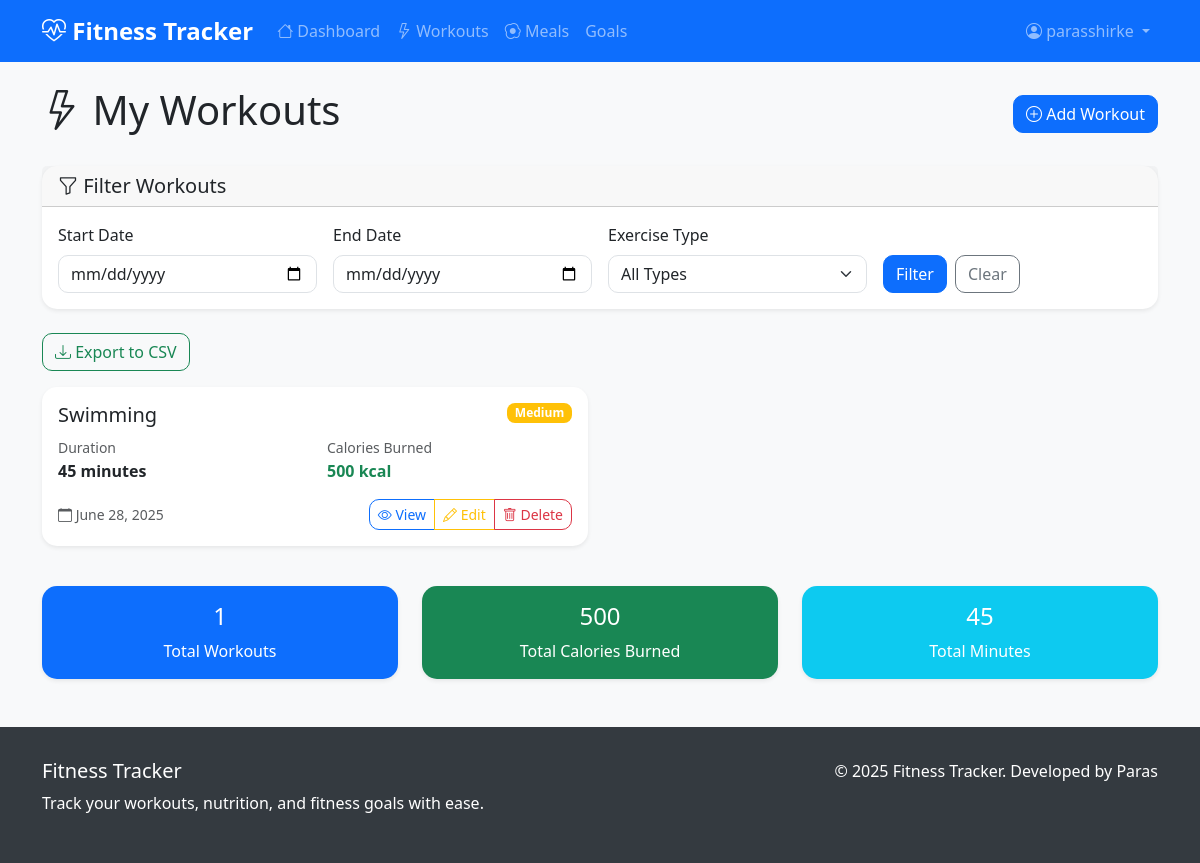
The app's page /workouts (signed in) with its own data.
### models/user.py (models this page shows, shortened)
class User(UserMixin, db.Model):
    __tablename__ = 'users'
    id = db.Column(db.Integer, primary_key=True)
    username = db.Column(db.String(80), unique=True, nullable=False)
    email = db.Column(db.String(120), unique=True, nullable=False)
    password_hash = db.Column(db.String(255), nullable=False)
    first_name = db.Column(db.String(50), nullable=True)
    last_name = db.Column(db.String(50), nullable=True)
    age = db.Column(db.Integer, nullable=True)
    weight = db.Column(db.Float, nullable=True)  # in kg
    height = db.Column(db.Float, nullable=True)  # in cm
    gender = db.Column(db.String(20), nullable=True)
    activity_level = db.Column(db.String(50), nullable=True)
    created_at = db.Column(db.DateTime, default=datetime.utcnow)
    updated_at = db.Column(db.DateTime, default=datetime.utcnow, onupdate=datetime.utcnow)
    workouts = db.relationship('Workout', backref='user', lazy=True, cascade='all, delete-orphan')
    meals = db.relationship('Meal', backref='user', lazy=True, cascade='all, delete-orphan')
    goals = db.relationship('Goal', backref='user', lazy=True, cascade='all, delete-orphan')

### models/workout.py (models this page shows, shortened)
class Workout(db.Model):
    __tablename__ = 'workouts'
    id = db.Column(db.Integer, primary_key=True)
    user_id = db.Column(db.Integer, db.ForeignKey('users.id'), nullable=False)
    exercise_type = db.Column(db.String(100), nullable=False)  # e.g., "Running", "Weight Training"
    duration = db.Column(db.Integer, nullable=False)  # Duration in minutes
    intensity = db.Column(db.String(20), nullable=False)  # "Low", "Medium", "High"
    calories = db.Column(db.Integer, nullable=False)  # Calories burned
    notes = db.Column(db.Text)  # Optional notes about the workout
    date = db.Column(db.DateTime, nullable=False, default=datetime.utcnow)
    created_at = db.Column(db.DateTime, default=datetime.utcnow)
    updated_at = db.Column(db.DateTime, default=datetime.utcnow, onupdate=datetime.utcnow)
    @staticmethod
    def get_exercise_types():
        return [
            'Running', 'Walking', 'Cycling', 'Swimming', 'Weight Training',
            'Yoga', 'Pilates', 'HIIT', 'CrossFit', 'Basketball', 'Soccer',
            'Tennis', 'Golf', 'Hiking', 'Dancing', 'Boxing', 'Martial Arts',
            'Rowing', 'Elliptical', 'Stair Climber', 'Other'
        ]

### blueprints/workout.py (the view)
@workout.route('/workouts')
@login_required
def index():
    start_date = request.args.get('start_date')
    end_date = request.args.get('end_date')
    exercise_type = request.args.get('exercise_type')
    query = Workout.query.filter(Workout.user_id == current_user.id)
    if start_date:
        try:
            start_date_obj = datetime.strptime(start_date, '%Y-%m-%d')
            query = query.filter(Workout.date >= start_date_obj)
        except ValueError:
            pass
    if end_date:
        try:
            end_date_obj = datetime.strptime(end_date, '%Y-%m-%d')
            query = query.filter(Workout.date <= end_date_obj)
        except ValueError:
            pass
    if exercise_type and exercise_type != '':
        query = query.filter(Workout.exercise_type == exercise_type)
    workouts = query.order_by(Workout.date.desc()).all()
    form = FilterForm()
    form.exercise_type.choices = [('', 'All Types')] + [(t, t) for t in Workout.get_exercise_types()]
    return render_template('workout/index.html', workouts=workouts, form=form)

### forms.py
class FilterForm(FlaskForm):
    start_date = DateField('Start Date', validators=[Optional()])
    end_date = DateField('End Date', validators=[Optional()])
    exercise_type = SelectField('Exercise Type', validators=[Optional()], choices=[('', 'All Types')])
    meal_type = SelectField('Meal Type', validators=[Optional()], choices=[('', 'All Meals')])
    submit = SubmitField('Filter')

### templates/workout/index.html (shortened to what this page needs)
{% extends "base.html" %}
{% block content %}
<div class="d-flex justify-content-between align-items-center mb-4">
    <h1><i class="bi bi-lightning"></i> My Workouts</h1>
    <a href="{{ url_for('workout.new') }}" class="btn btn-primary">
        <i class="bi bi-plus-circle"></i> Add Workout
    </a>
</div>
<div class="card mb-4">
    <div class="card-header">
        <h5 class="mb-0"><i class="bi bi-funnel"></i> Filter Workouts</h5>
    </div>
    <div class="card-body">
        <form method="GET" class="row g-3">
            <div class="col-md-3">
                {{ form.start_date.label(class="form-label") }}
                {{ form.start_date(class="form-control", type="date") }}
            </div>
            <div class="col-md-3">
                {{ form.end_date.label(class="form-label") }}
                {{ form.end_date(class="form-control", type="date") }}
            </div>
            <div class="col-md-3">
                {{ form.exercise_type.label(class="form-label") }}
                {{ form.exercise_type(class="form-select") }}
            </div>
            <div class="col-md-3 d-flex align-items-end">
                {{ form.submit(class="btn btn-primary me-2") }}
                <a href="{{ url_for('workout.index') }}" class="btn btn-outline-secondary">Clear</a>
            </div>
        </form>
    </div>
</div>
<div class="mb-3">
    <a href="{{ url_for('workout.export') }}" class="btn btn-outline-success">
        <i class="bi bi-download"></i> Export to CSV
    </a>
</div>
{% if workouts %}
    <div class="row">
        {% for workout in workouts %}
        <div class="col-lg-6 mb-3">
            <div class="card h-100">
                <div class="card-body">
                    <div class="d-flex justify-content-between align-items-start mb-2">
                        <h5 class="card-title mb-0">{{ workout.exercise_type }}</h5>
                        <span class="badge bg-{{ 'success' if workout.intensity == 'Low' else 'warning' if workout.intensity == 'Medium' else 'danger' }}">
                            {{ workout.intensity }}
                        </span>
                    </div>
                    <div class="row mb-3">
                        <div class="col-6">
                            <small class="text-muted">Duration</small>
                            <div class="fw-bold">{{ workout.duration }} minutes</div>
                        </div>
                        <div class="col-6">
                            <small class="text-muted">Calories Burned</small>
                            <div class="fw-bold text-success">{{ workout.calories }} kcal</div>
                        </div>
                    </div>
                    <div class="d-flex justify-content-between align-items-center">
                        <small class="text-muted">
                            <i class="bi bi-calendar"></i> {{ workout.date.strftime('%B %d, %Y') }}
                        </small>
                        <div class="btn-group">
                            <a href="{{ url_for('workout.show', id=workout.id) }}" class="btn btn-sm btn-outline-primary">
                                <i class="bi bi-eye"></i> View
                            </a>
                            <a href="{{ url_for('workout.edit', id=workout.id) }}" class="btn btn-sm btn-outline-warning">
                                <i class="bi bi-pencil"></i> Edit
                            </a>
                            <button type="button" class="btn btn-sm btn-outline-danger"
                                    onclick="if(confirmDelete()) { document.getElementById('delete-form-{{ workout.id }}').submit(); }">
                                <i class="bi bi-trash"></i> Delete
                            </button>
                        </div>
                    </div>
                </div>
            </div>
        </div>
        {% endfor %}
    </div>
    <div class="row mt-4">
        <div class="col-md-4">
            <div class="card bg-primary text-white">
                <div class="card-body text-center">
                    <h4>{{ workouts|length }}</h4>
                    <p class="mb-0">Total Workouts</p>
                </div>
            </div>
        </div>
        <div class="col-md-4">
            <div class="card bg-success text-white">
                <div class="card-body text-center">
                    <h4>{{ workouts|sum(attribute='calories') }}</h4>
                    <p class="mb-0">Total Calories Burned</p>
                </div>
            </div>
        </div>
        <div class="col-md-4">
            <div class="card bg-info text-white">
                <div class="card-body text-center">
                    <h4>{{ workouts|sum(attribute='duration') }}</h4>
                    <p class="mb-0">Total Minutes</p>
                </div>
            </div>
        </div>
    </div>
{% endif %}
{% endblock %}

### templates/base.html (shortened to what this page needs)
<!DOCTYPE html>
<html lang="en">
<head>
    <link href="https://cdn.jsdelivr.net/npm/bootstrap@5.3.0/dist/css/bootstrap.min.css" rel="stylesheet">
    <link href="https://cdn.jsdelivr.net/npm/bootstrap-icons@1.10.0/font/bootstrap-icons.css" rel="stylesheet">
</head>
<body>
    <nav class="navbar navbar-expand-lg navbar-dark bg-primary">
        <div class="container">
            <a class="navbar-brand" href="{{ url_for('dashboard.index') }}">
                <i class="bi bi-heart-pulse"></i> Fitness Tracker
            </a>
            <div class="collapse navbar-collapse" id="navbarNav">
                {% if current_user.is_authenticated %}
                <ul class="navbar-nav me-auto">
                    <li class="nav-item">
                        <a class="nav-link" href="{{ url_for('dashboard.index') }}">
                            <i class="bi bi-house"></i> Dashboard
                        </a>
                    </li>
                    <li class="nav-item">
                        <a class="nav-link" href="{{ url_for('workout.index') }}">
                            <i class="bi bi-lightning"></i> Workouts
                        </a>
                    </li>
                    <li class="nav-item">
                        <a class="nav-link" href="{{ url_for('meal.index') }}">
                            <i class="bi bi-egg-fried"></i> Meals
                        </a>
                    </li>
                    <li class="nav-item">
                        <a class="nav-link" href="{{ url_for('goal.index') }}">
                             Goals
                        </a>
                    </li>
                </ul>
                <ul class="navbar-nav">
                    <li class="nav-item dropdown">
                        <a class="nav-link dropdown-toggle" href="#" id="navbarDropdown" role="button" data-bs-toggle="dropdown">
                            <i class="bi bi-person-circle"></i> {{ current_user.username }}
                        </a>
                    </li>
                </ul>
                {% endif %}
            </div>
        </div>
    </nav>
    <main class="container my-4">
        {% block content %}{% endblock %}
    </main>
    <footer class="footer">
        <div class="container">
            <div class="row">
                <div class="col-md-6">
                    <h5>Fitness Tracker</h5>
                    <p>Track your workouts, nutrition, and fitness goals with ease.</p>
                </div>
                <div class="col-md-6 text-md-end">
                    <p>&copy; 2025 Fitness Tracker. Developed by Paras</p>
                </div>
            </div>
        </div>
    </footer>
</body>
</html>

### templates/base.html (style rules this page uses)
:root { --primary-color: #007bff; --secondary-color: #6c757d; --success-color: #28a745; --danger-color: #dc3545; --warning-color: #ffc107; --info-color: #17a2b8; }
body { background-color: #f8f9fa; font-family: 'Segoe UI', Tahoma, Geneva, Verdana, sans-serif; }
.navbar-brand { font-weight: bold; font-size: 1.5rem; }
.card { border: none; border-radius: 15px; box-shadow: 0 0.125rem 0.25rem rgba(0, 0, 0, 0.075); transition: transform 0.2s ease-in-out; }
.btn { border-radius: 10px; font-weight: 500; }
.form-control, .form-select { border-radius: 10px; border: 1px solid #dee2e6; }
.badge { border-radius: 8px; }
.footer { background-color: #343a40; color: white; padding: 2rem 0; margin-top: 3rem; }

### records on screen
User: username "parasshirke"
Workout: exercise_type "Swimming", intensity "Medium", duration "45", calories "500", date "June 28, 2025"

### other values on screen
{{ workouts|length }} "1"
{{ workouts|sum(attribute='calories') }} "500"
{{ workouts|sum(attribute='duration') }} "45"
